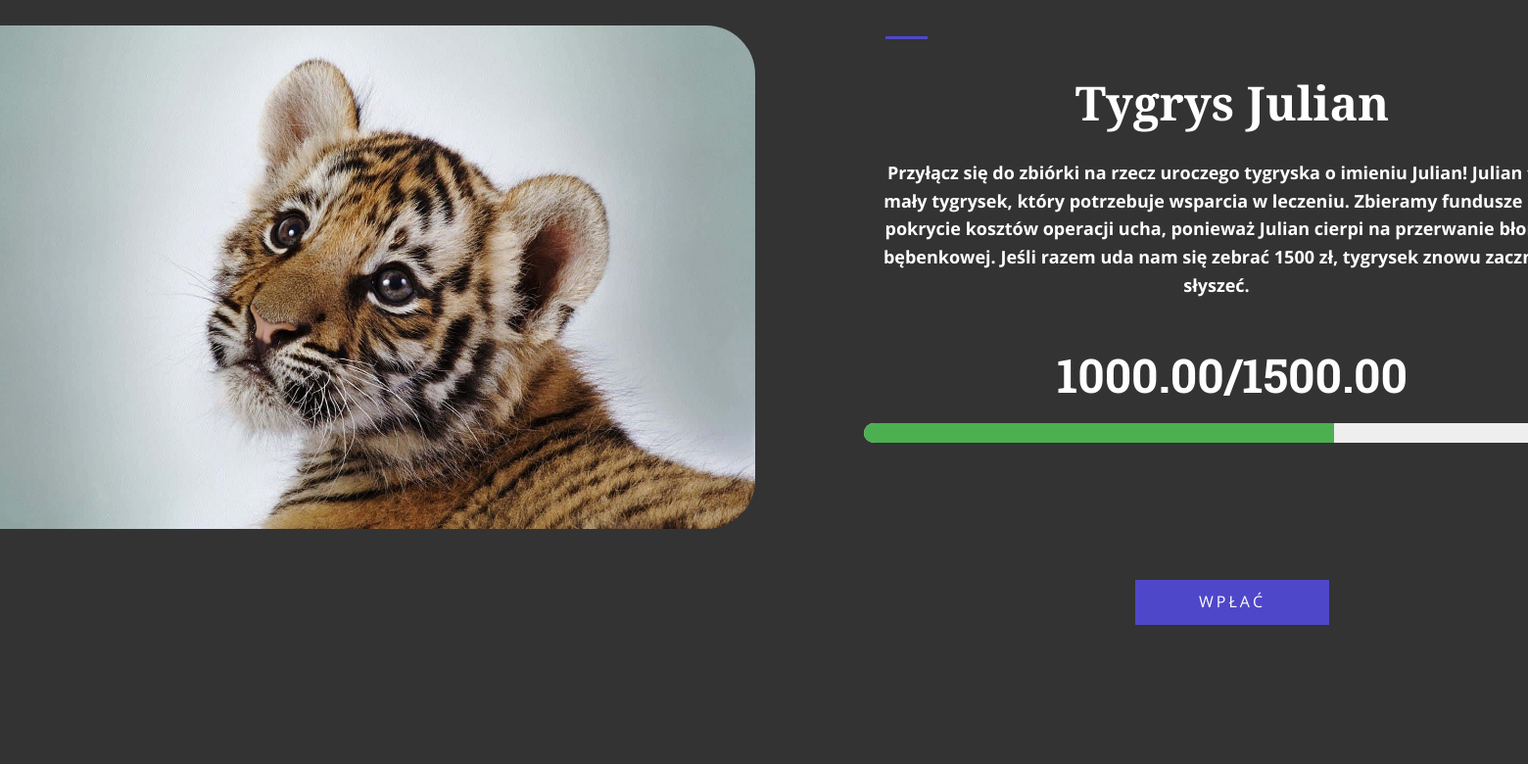
Before: /donate/ (middle part) with the older database file.
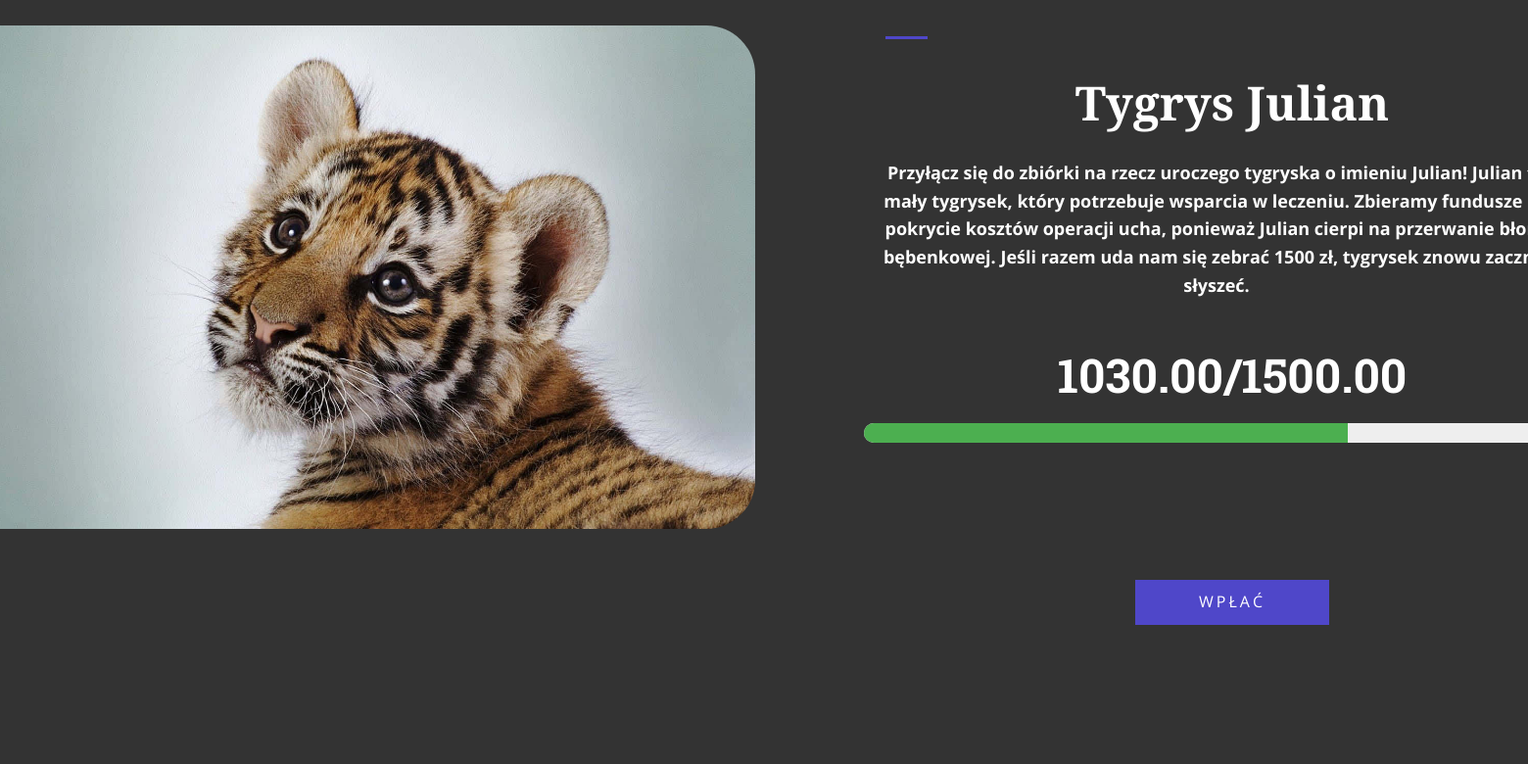
After: the same page with the newer database file.
### app/models.py (models this page shows, shortened)
class Animal(models.Model):
    name = models.CharField(max_length=50)
    type = models.CharField(max_length=50)
    description = models.TextField()
    picture = models.TextField()
    total_donations = models.IntegerField(default=0)
    donations_amount = models.DecimalField(max_digits=10, decimal_places=2, default=0.0)
    donation_target = models.DecimalField(max_digits=10, decimal_places=2, default=0.0)
    due_date = models.DateField(blank=True, null=True)

### app/views.py (the view, shortened to what this page needs)
# urls.py: path('donate/', views.dotation_page, name="donations"),
@csrf_exempt
def dotation_page(request):
    all_animals = Animal.objects.all
    return render(request, "Wplac.html", {"all": all_animals})

### app/templates/Wplac.html (shortened to what this page needs)
{% load static %}
<!DOCTYPE html>
<html style="font-size: 16px;" lang="pl"><head>
    <link rel="stylesheet" href="{% static 'nicepage.css' %}" media="screen">
    <link rel="stylesheet" href="{% static 'Wplac.css' %}" media="screen">
    <link rel="stylesheet" href="https://cdnjs.cloudflare.com/ajax/libs/font-awesome/6.5.1/css/all.min.css" />
  <meta data-intl-tel-input-cdn-path="intlTelInput/"></head>
  <body data-path-to-root="./" data-include-products="false" class="u-body u-xl-mode" data-lang="pl">
    <section class="skrollable u-align-center u-clearfix u-grey-80 u-parallax u-section-2" id="sec-bbe0">
      <div class="u-clearfix u-sheet u-sheet-1">
        <div class="custom-expanded u-container-style u-product u-product-1">
          <div class="u-container-layout u-valign-top u-container-layout-1">
            <img alt="" class="custom-expanded u-image u-image-round u-product-control u-radius u-image-1" data-image-width="1280" data-image-height="857" src= "{% static all.1.picture %}">
            <div class="custom-expanded u-align-center u-container-style u-group u-shape-rectangle u-group-1">
              <div class="u-container-layout u-container-layout-2">
                <div class="u-border-3 u-border-palette-1-base u-line u-line-horizontal u-line-1"></div>
                <h2 class="u-custom-font u-font-merriweather u-product-control u-text u-text-1">
                  <a class="u-product-title-link" href="#">{{all.1.type}} {{ all.1.name }}</a>
                </h2>
                <div class="u-product-control u-product-desc u-text u-text-default u-text-2">
                  <p>{{all.1.description}}</p>
                </div>
                <div>
                  <div class="u-align-center u-custom-font u-font-roboto-slab u-subtitle u-text u-text-white u-text-1">{{all.1.donations_amount}}/{{all.1.donation_target}}</div>
                  <progress class="u-progress-bar" value="{{all.1.donations_amount}}" max="{{all.1.donation_target}}"></progress>
                </div>
                <a href="#sec-9a2f" onclick="getOfferId('{{all.1.pk}}')" class="u-border-none u-btn u-button-style u-hover-grey-75 u-palette-1-base u-payment-button u-product-control u-btn-1 u-dialog-link" data-product-button-click-type="buy-now" data-product-id="">WPŁAĆ</a>
              </div>
            </div>
          </div>
        </div>
      </div>
    </section>
    <section class="skrollable u-align-center u-clearfix u-grey-80 u-parallax u-section-3" id="sec-5126">
      <div class="u-clearfix u-sheet u-sheet-1">
        <div class="custom-expanded u-container-style u-product u-product-1">
          <div class="u-container-layout u-valign-top u-container-layout-1">
          </div>
        </div>
      </div>
    </section>
</body></html>

Changed rows visible on the page:
changed Animal "Tygrys": donations_amount "1000.00" → "1030.00"
